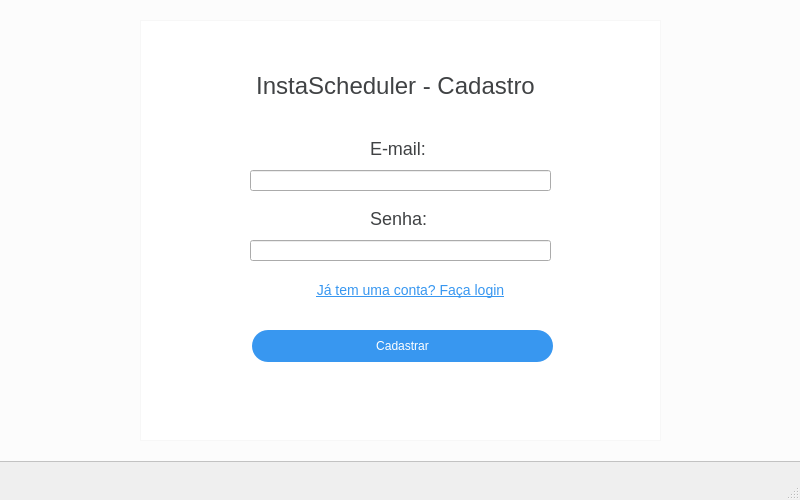
<?xml version="1.0" encoding="UTF-8"?>
<ui version="4.0">
 <class>MainWindow</class>
 <widget class="QMainWindow" name="MainWindow">
  <property name="geometry">
   <rect>
    <x>0</x>
    <y>0</y>
    <width>800</width>
    <height>500</height>
   </rect>
  </property>
  <property name="windowTitle">
   <string>MainWindow</string>
  </property>
  <widget class="QWidget" name="centralwidget">
   <widget class="QColumnView" name="columnView">
    <property name="geometry">
     <rect>
      <x>-5</x>
      <y>-19</y>
      <width>811</width>
      <height>481</height>
     </rect>
    </property>
    <property name="styleSheet">
     <string notr="true">background-color: #fcfcfc;</string>
    </property>
   </widget>
   <widget class="QLabel" name="label">
    <property name="enabled">
     <bool>true</bool>
    </property>
    <property name="geometry">
     <rect>
      <x>250</x>
      <y>70</y>
      <width>291</width>
      <height>31</height>
     </rect>
    </property>
    <property name="styleSheet">
     <string notr="true">font-size: 24px;
color: #404244;
</string>
    </property>
    <property name="text">
     <string>InstaScheduler - Cadastro</string>
    </property>
    <property name="alignment">
     <set>Qt::AlignCenter</set>
    </property>
   </widget>
   <widget class="QLabel" name="label_2">
    <property name="geometry">
     <rect>
      <x>370</x>
      <y>140</y>
      <width>60</width>
      <height>16</height>
     </rect>
    </property>
    <property name="styleSheet">
     <string notr="true">font-size: 18px;
color: #404244;</string>
    </property>
    <property name="text">
     <string>E-mail:</string>
    </property>
   </widget>
   <widget class="QLineEdit" name="email_field">
    <property name="geometry">
     <rect>
      <x>250</x>
      <y>170</y>
      <width>301</width>
      <height>21</height>
     </rect>
    </property>
   </widget>
   <widget class="QLineEdit" name="password_field">
    <property name="geometry">
     <rect>
      <x>250</x>
      <y>240</y>
      <width>301</width>
      <height>21</height>
     </rect>
    </property>
    <property name="text">
     <string/>
    </property>
   </widget>
   <widget class="QLabel" name="label_3">
    <property name="geometry">
     <rect>
      <x>370</x>
      <y>210</y>
      <width>60</width>
      <height>16</height>
     </rect>
    </property>
    <property name="styleSheet">
     <string notr="true">font-size: 18px;
color: #404244;</string>
    </property>
    <property name="text">
     <string>Senha:</string>
    </property>
   </widget>
   <widget class="QPushButton" name="signup_button">
    <property name="geometry">
     <rect>
      <x>252</x>
      <y>330</y>
      <width>301</width>
      <height>32</height>
     </rect>
    </property>
    <property name="cursor">
     <cursorShape>PointingHandCursor</cursorShape>
    </property>
    <property name="styleSheet">
     <string notr="true">background-color: #3897f0;
color: white;
border-color: #3897f0;
border-radius: 16px;</string>
    </property>
    <property name="text">
     <string>Cadastrar</string>
    </property>
   </widget>
   <widget class="QColumnView" name="columnView_2">
    <property name="geometry">
     <rect>
      <x>140</x>
      <y>20</y>
      <width>521</width>
      <height>421</height>
     </rect>
    </property>
    <property name="styleSheet">
     <string notr="true">background-color: white;
border: 1px solid #f7f7f7;</string>
    </property>
   </widget>
   <widget class="QLabel" name="link_login">
    <property name="geometry">
     <rect>
      <x>310</x>
      <y>280</y>
      <width>201</width>
      <height>20</height>
     </rect>
    </property>
    <property name="cursor">
     <cursorShape>PointingHandCursor</cursorShape>
    </property>
    <property name="styleSheet">
     <string notr="true">font-size:14px;
color: #3897F0;
text-decoration: underline;</string>
    </property>
    <property name="text">
     <string>Já tem uma conta? Faça login</string>
    </property>
    <property name="alignment">
     <set>Qt::AlignCenter</set>
    </property>
   </widget>
   <zorder>columnView</zorder>
   <zorder>columnView_2</zorder>
   <zorder>label</zorder>
   <zorder>label_2</zorder>
   <zorder>email_field</zorder>
   <zorder>password_field</zorder>
   <zorder>label_3</zorder>
   <zorder>signup_button</zorder>
   <zorder>link_login</zorder>
  </widget>
  <widget class="QMenuBar" name="menubar">
   <property name="geometry">
    <rect>
     <x>0</x>
     <y>0</y>
     <width>800</width>
     <height>23</height>
    </rect>
   </property>
  </widget>
  <widget class="QStatusBar" name="statusbar"/>
 </widget>
 <resources/>
 <connections/>
</ui>
